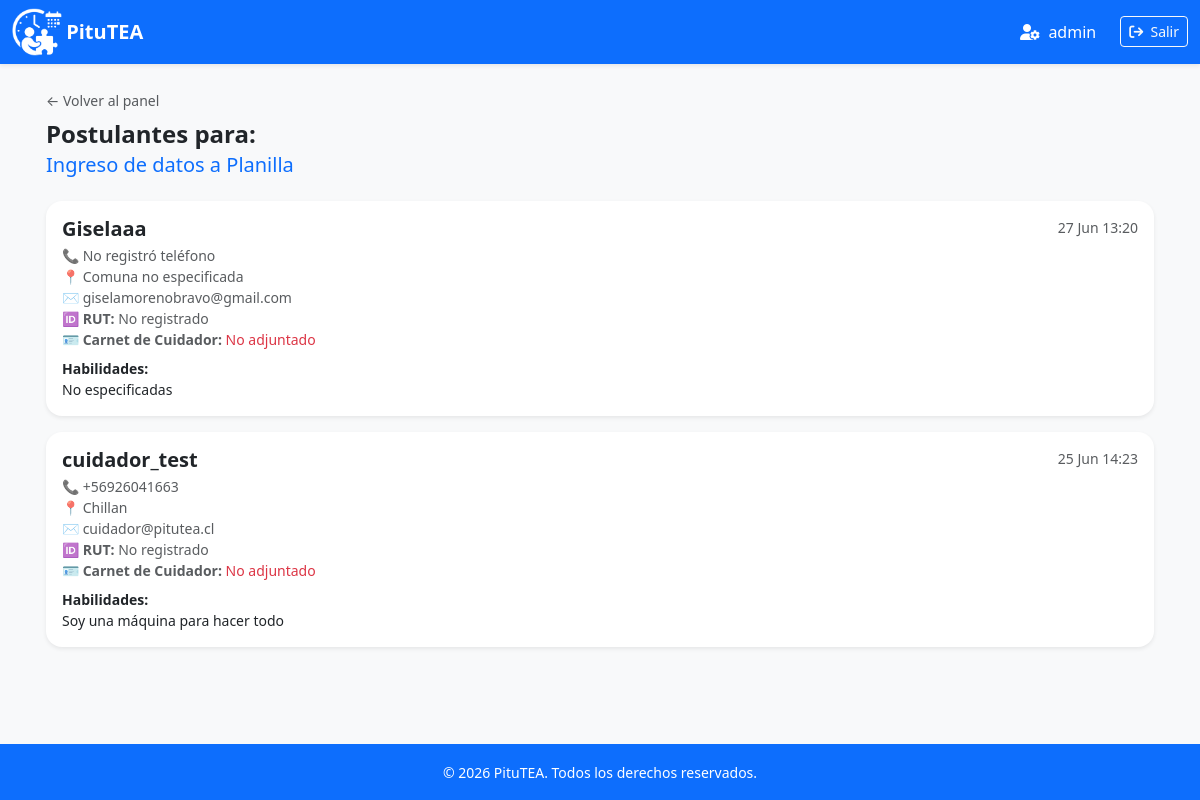
Screenshot of /panel/pituto/1/postulantes/ (signed in) with the database file from the repository.
### app_pitutea/models.py (models this page shows, shortened)
class Pituto(models.Model):
    TIPO_PAGO_CHOICES = [
        ('Transferencia', 'Transferencia'),
        ('Efectivo', 'Efectivo'),
    ]
    creador = models.ForeignKey(User, on_delete=models.CASCADE, related_name='pitutos_creados', verbose_name="Oferente creador")
    titulo = models.CharField(max_length=200, verbose_name="Título del Pituto")
    descripcion = models.TextField(verbose_name="Descripción detallada")
    categoria = models.CharField(max_length=20, choices=CATEGORIAS_CHOICES, default='otro', verbose_name="Categoría del trabajo")
    comuna = models.CharField(max_length=100, blank=True, null=True, verbose_name="Comuna (Dejar en blanco si es Remoto)")
    pago = models.CharField(max_length=50, verbose_name="Monto a pagar (Ej: $15.000)")
    tipo_pago = models.CharField(max_length=20, choices=TIPO_PAGO_CHOICES, default='tarea', verbose_name="Modalidad de pago")
    flexibilidad = models.CharField(max_length=100, verbose_name="Etiqueta de Flexibilidad (Ej: Remoto / Noche)")
    activo = models.BooleanField(default=True, verbose_name="¿Está activo?")
    fecha_creacion = models.DateTimeField(auto_now_add=True)
    class Meta:
        verbose_name = "Pituto"
        verbose_name_plural = "Pitutos"
        ordering = ['-fecha_creacion']

class Postulacion(models.Model):
    pituto = models.ForeignKey(Pituto, on_delete=models.CASCADE, related_name='postulaciones', verbose_name="Pituto")
    usuario = models.ForeignKey(User, on_delete=models.CASCADE, related_name='postulaciones', verbose_name="Cuidador postulante")
    fecha_postulacion = models.DateTimeField(auto_now_add=True, verbose_name="Fecha de Postulación")
    class Meta:
        verbose_name = "Postulación"
        verbose_name_plural = "Postulaciones"

class Perfil(models.Model):
    ROL_CHOICES = [
        ('OFERENTE', 'Oferente (Publica trabajos)'),
        ('CUIDADOR', 'Cuidador (Busca trabajos)'),
    ]
    usuario = models.OneToOneField(User, on_delete=models.CASCADE, related_name='perfil')
    rol = models.CharField(max_length=20, choices=ROL_CHOICES)
    rut = models.CharField(max_length=20, blank=True, null=True, verbose_name="RUT")
    carnet_cuidador = models.FileField(upload_to='carnets/', blank=True, null=True, verbose_name="Carnet de Cuidador")
    comuna = models.CharField(max_length=100, blank=True, null=True, verbose_name="Comuna de residencia")
    categoria_interes = models.CharField(max_length=20, choices=CATEGORIAS_CHOICES, blank=True, null=True, verbose_name="Categoría de mayor interés")
    habilidades = models.TextField(blank=True, null=True, verbose_name="Habilidades o experiencia")
    telefono = models.CharField(max_length=20, blank=True, null=True, verbose_name="Teléfono de contacto")
    class Meta:
        verbose_name = "Perfil de Usuario"
        verbose_name_plural = "Perfiles de Usuarios"

### app_pitutea/views.py (the view)
# urls.py: path('panel/pituto/<int:pituto_id>/postulantes/', views.ver_postulantes, name='ver_postulantes'),
@login_required
def ver_postulantes(request, pituto_id):
    if request.user.perfil.rol != 'OFERENTE':
        return redirect('listar_ofertas')
    pituto = get_object_or_404(Pituto, id=pituto_id, creador=request.user)
    postulaciones = pituto.postulaciones.all().order_by('-fecha_postulacion')
    return render(request, 'ver_postulantes.html', {'pituto': pituto, 'postulaciones': postulaciones})

### app_pitutea/templates/ver_postulantes.html (shortened to what this page needs)
{% extends 'base.html' %}
{% block content %}
<div class="mb-4 mt-2">
    <a href="{% url 'panel_oferente' %}" class="text-decoration-none text-muted small">← Volver al panel</a>
    <h1 class="h4 fw-bold text-dark mt-2 mb-1">Postulantes para:</h1>
    <h2 class="h5 text-primary">{{ pituto.titulo }}</h2>
</div>
<div class="row g-3">
    {% for post in postulaciones %}
    <div class="col-12">
        <div class="card border-0 shadow-sm rounded-4">
            <div class="card-body">
                <div class="d-flex justify-content-between align-items-center">
                    <div>
                        <h5 class="fw-bold mb-1">
                            {% if post.usuario.first_name or post.usuario.last_name %}
                                {{ post.usuario.first_name }} {{ post.usuario.last_name }}
                                <span class="text-muted small fw-normal">({{ post.usuario.username }})</span>
                            {% else %}
                                {{ post.usuario.username }}
                            {% endif %}
                        </h5>
                        <p class="text-muted small mb-1">
                            📞 {{ post.usuario.perfil.telefono|default:"No registró teléfono" }}<br>
                            📍 {{ post.usuario.perfil.comuna|default:"Comuna no especificada" }}<br>
                            ✉️ {{ post.usuario.email }}<br>
                            {% if post.usuario.perfil.rol == 'CUIDADOR' %}
                                🆔 <strong>RUT:</strong> {{ post.usuario.perfil.rut|default:"No registrado" }}<br>
                                🪪 <strong>Carnet de Cuidador:</strong>
                                {% if post.usuario.perfil.carnet_cuidador %}
                                    <a href="{{ post.usuario.perfil.carnet_cuidador.url }}" target="_blank" class="badge bg-info text-dark text-decoration-none">
                                        <i class="fa-solid fa-file-pdf"></i> Ver Documento
                                    </a>
                                {% else %}
                                    <span class="text-danger">No adjuntado</span>
                                {% endif %}
                            {% endif %}
                        </p>
                        <p class="small mb-0 mt-2"><strong>Habilidades:</strong><br> {{ post.usuario.perfil.habilidades|default:"No especificadas" }}</p>
                    </div>
                    <div class="text-end text-muted small align-self-start">
                        {{ post.fecha_postulacion|date:"d M H:i" }}
                    </div>
                </div>
            </div>
        </div>
    </div>
    {% empty %}
    <div class="col-12">
        <div class="alert alert-light text-center border rounded-4 py-4 shadow-sm" role="alert">
            Todavía no hay postulantes para este pituto.
        </div>
    </div>
    {% endfor %}
</div>
{% endblock %}

### app_pitutea/templates/base.html (shortened to what this page needs)
<!DOCTYPE html>
<html lang="es">
<head>
    <link href="https://cdn.jsdelivr.net/npm/bootstrap@5.3.2/dist/css/bootstrap.min.css" rel="stylesheet">
    <link rel="stylesheet" href="https://cdn.jsdelivr.net/npm/bootstrap-icons@1.5.0/font/bootstrap-icons.css">
</head>
<body class="bg-light">
    <nav class="navbar navbar-expand-lg navbar-dark bg-primary shadow-sm sticky-top d-none d-lg-block">
        <div class="container-fluid">
            {% load static %} <img src="{% static 'assets/img/Logo_v3.png' %}" alt="Logo Pitutea" width="50px">&nbsp;
            <a class="navbar-brand fw-bold" href="{% if user.is_authenticated and user.perfil.rol == 'OFERENTE' %}{% url 'panel_oferente' %}{% else %}{% url 'listar_ofertas' %}{% endif %}">PituTEA</a>
            <div class="collapse navbar-collapse">
                <ul class="navbar-nav ms-auto">
                    {% if user.is_authenticated %}
                        <li class="nav-item">
                            <a href="{% url 'editar_perfil' %}" class="nav-link text-white me-3">
                                <i class="fa-solid fa-user-gear"></i>&nbsp; {{ user.username }}</a>
                        </li>
                        <li class="nav-item">
                            <form action="{% url 'logout' %}" method="post">
                                <button type="submit" class="btn btn-outline-light btn-sm mt-1"><i class="fa-solid fa-arrow-right-from-bracket"></i>&nbsp; Salir</button>
                            </form>
                        </li>
                    {% endif %}
                </ul>
            </div>
        </div>
    </nav>
        <h5 class="m-0 fw-bold">{% load static %} PituTEA</h5>
    <main class="container px-3 pt-3">
        {% block content %}
        {% endblock %}
    </main>
    <footer class="bg-primary text-white text-center py-3 fixed-bottom d-none d-lg-block">
        <div class="container">
            <small>&copy; 2026 PituTEA. Todos los derechos reservados.</small>
        </div>
    </footer>
</body>
</html>

### app_pitutea/templates/base.html (style rules this page uses)
body { padding-bottom: 70px; -webkit-tap-highlight-color: transparent; }
@media (min-width: 992px) { body { padding-bottom: 0; } }

### rows the page displays
Pituto: titulo "Ingreso de datos a Planilla"
Postulacion: usuario.username "Giselaaa", usuario.perfil.telefono "No registró teléfono", usuario.perfil.comuna "Comuna no especificada", usuario.email "giselamorenobravo@gmail.com", usuario.perfil.rut "No registrado", shows "No adjuntado", usuario.perfil.habilidades "No especificadas", fecha_postulacion "27 Jun 13:20"
Postulacion: usuario.username "cuidador_test", usuario.perfil.telefono "+56926041663", usuario.perfil.comuna "Chillan", usuario.email "cuidador@pitutea.cl", usuario.perfil.rut "No registrado", shows "No adjuntado", usuario.perfil.habilidades "Soy una máquina para hacer todo", fecha_postulacion "25 Jun 14:23"

### other values shown
{{ user.username }} "admin"
